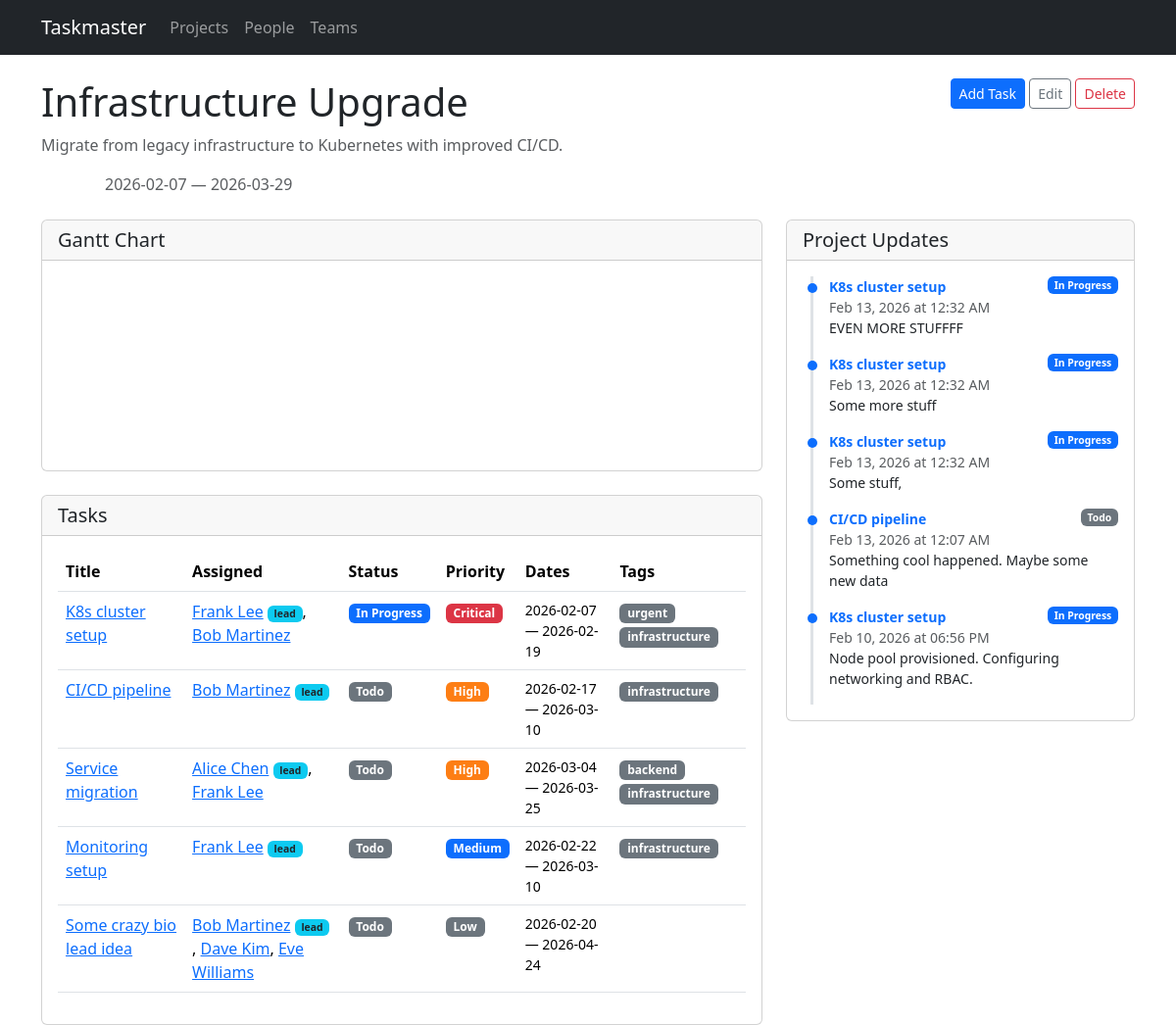
Page /projects/4 on the earlier database version.
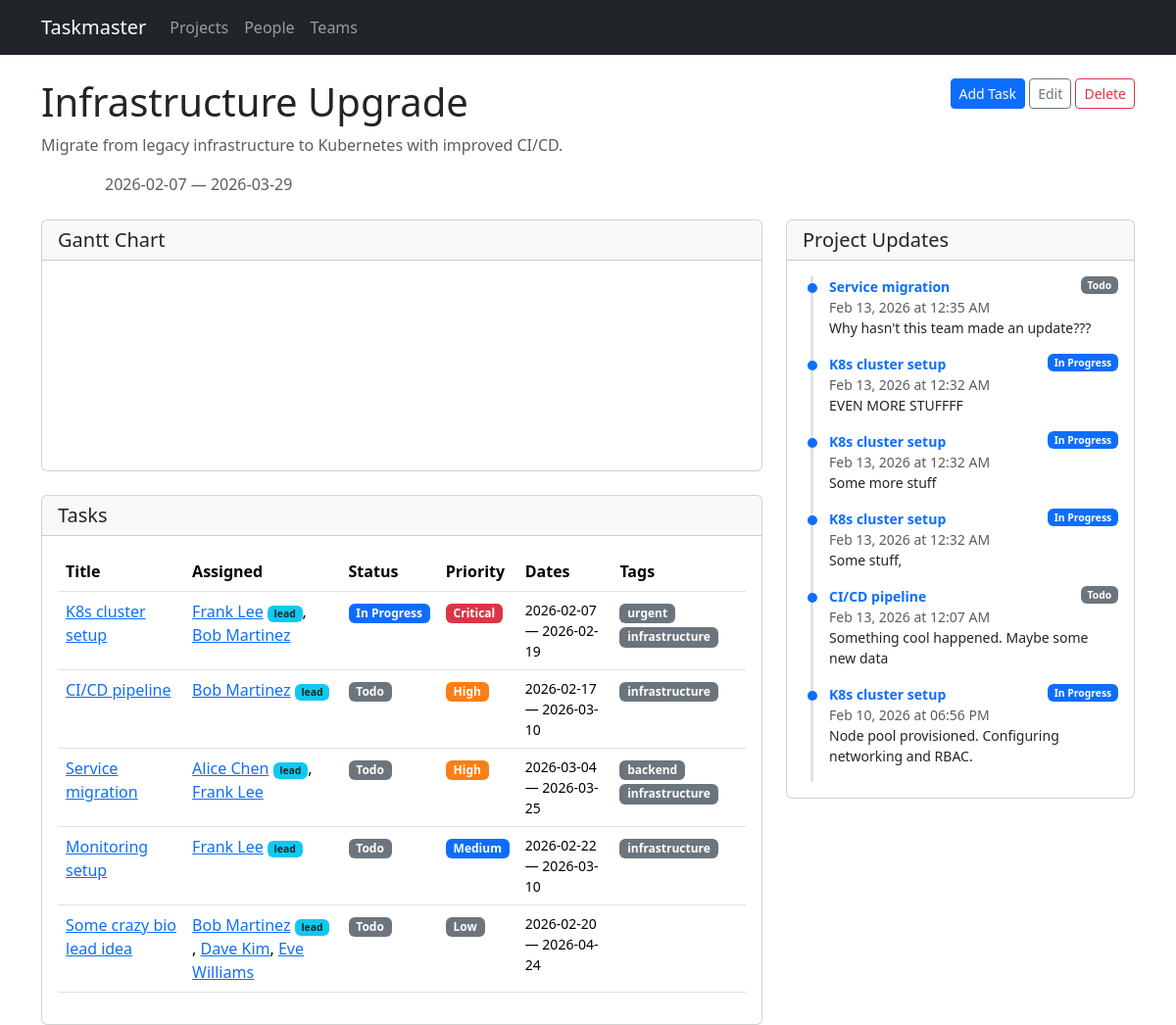
Same page on the later database version.
### models.py (models this page shows, shortened)
class Project(db.Model):
    id = db.Column(db.Integer, primary_key=True)
    name = db.Column(db.String(200), nullable=False)
    description = db.Column(db.Text)
    start_date = db.Column(db.Date)
    end_date = db.Column(db.Date)
    status = db.Column(db.String(20), default='active')  # active, completed, on_hold
    tasks = db.relationship('Task', backref='project', lazy=True, cascade='all, delete-orphan')

class Task(db.Model):
    id = db.Column(db.Integer, primary_key=True)
    title = db.Column(db.String(200), nullable=False)
    description = db.Column(db.Text)
    project_id = db.Column(db.Integer, db.ForeignKey('project.id'), nullable=False)
    start_date = db.Column(db.Date, nullable=False)
    end_date = db.Column(db.Date, nullable=False)
    status = db.Column(db.String(20), default='todo')  # todo, in_progress, done
    priority = db.Column(db.String(20), default='medium')  # low, medium, high, critical
    assignments = db.relationship('TaskAssignment', backref='task', lazy=True,
                                   cascade='all, delete-orphan')
    tags = db.relationship('Tag', secondary=task_tags, backref=db.backref('tasks', lazy=True))
    status_updates = db.relationship('StatusUpdate', backref='task', lazy=True,
                                     order_by='StatusUpdate.created_at.desc()',
                                     cascade='all, delete-orphan')
    dependencies = db.relationship(
        'Task',
        secondary='task_dependency',
        primaryjoin='Task.id == TaskDependency.task_id',
        secondaryjoin='Task.id == TaskDependency.depends_on_id',
        backref=db.backref('dependents', lazy=True),
        lazy=True,
    )
    @property
    def lead(self):
        for a in self.assignments:
            if a.is_lead:
                return a.person
        return None
    @property
    def assignees(self):
        return [a.person for a in self.assignments]

class Person(db.Model):
    id = db.Column(db.Integer, primary_key=True)
    name = db.Column(db.String(120), nullable=False)
    email = db.Column(db.String(120))
    team_id = db.Column(db.Integer, db.ForeignKey('team.id'))
    assignments = db.relationship('TaskAssignment', backref='person', lazy=True)

class Tag(db.Model):
    id = db.Column(db.Integer, primary_key=True)
    name = db.Column(db.String(50), unique=True, nullable=False)

class StatusUpdate(db.Model):
    id = db.Column(db.Integer, primary_key=True)
    task_id = db.Column(db.Integer, db.ForeignKey('task.id'), nullable=False)
    content = db.Column(db.Text, nullable=False)
    created_at = db.Column(db.DateTime, default=datetime.utcnow)

### routes/projects.py (the view)
@bp.route('/projects/<int:id>')
def detail(id):
    project = Project.query.get_or_404(id)
    task_ids = [t.id for t in project.tasks]
    all_updates = StatusUpdate.query.filter(
        StatusUpdate.task_id.in_(task_ids)
    ).order_by(StatusUpdate.created_at.desc()).all() if task_ids else []
    return render_template('projects/detail.html', project=project,
                           all_updates=all_updates)

### templates/projects/detail.html (shortened to what this page needs)
{% extends "base.html" %}
{% block content %}
<div class="d-flex justify-content-between align-items-start mb-3">
    <div>
        <h1>{{ project.name }}</h1>
        {% if project.description %}
        <p class="text-muted">{{ project.description }}</p>
        {% endif %}
        <div class="mb-2">
            <span class="badge badge-{{ project.status }}">{{ project.status | replace('_', ' ') | title }}</span>
            {% if project.start_date %}<span class="text-muted ms-2">{{ project.start_date }}</span>{% endif %}
            {% if project.end_date %}<span class="text-muted"> &mdash; {{ project.end_date }}</span>{% endif %}
        </div>
    </div>
    <div>
        <a href="{{ url_for('tasks.new_task', project_id=project.id) }}" class="btn btn-primary btn-sm">Add Task</a>
        <a href="{{ url_for('projects.edit_project', id=project.id) }}" class="btn btn-outline-secondary btn-sm">Edit</a>
        <form method="post" action="{{ url_for('projects.delete_project', id=project.id) }}" class="d-inline"
              onsubmit="return confirm('Delete this project and all its tasks?')">
            <button type="submit" class="btn btn-outline-danger btn-sm">Delete</button>
        </form>
    </div>
</div>
<div class="row g-4">
<div class="col-lg-8">
    {% if project.tasks %}
    <div class="card mb-4">
        <div class="card-header">
            <h5 class="mb-0">Gantt Chart</h5>
        </div>
        <div class="card-body gantt-container">
            <svg id="gantt"></svg>
        </div>
    </div>
    <div class="card">
        <div class="card-header"><h5 class="mb-0">Tasks</h5></div>
        <div class="card-body">
            <div class="table-responsive">
                <table class="table table-hover">
                    <thead>
                        <tr>
                            <th>Title</th>
                            <th>Assigned</th>
                            <th>Status</th>
                            <th>Priority</th>
                            <th>Dates</th>
                            <th>Tags</th>
                        </tr>
                    </thead>
                    <tbody>
                        {% for task in project.tasks %}
                        <tr>
                            <td><a href="{{ url_for('tasks.detail', id=task.id) }}">{{ task.title }}</a></td>
                            <td>
                                {% if task.assignees %}
                                    {% for person in task.assignees %}
                                    <a href="{{ url_for('people.detail', id=person.id) }}">{{ person.name }}</a>{% if task.lead and person.id == task.lead.id %} <span class="badge bg-info text-dark" style="font-size:0.65em">lead</span>{% endif %}{% if not loop.last %}, {% endif %}
                                    {% endfor %}
                                {% else %}
                                <span class="text-muted">Unassigned</span>
                                {% endif %}
                            </td>
                            <td><span class="badge badge-{{ task.status }}">{{ task.status | replace('_', ' ') | title }}</span></td>
                            <td><span class="badge badge-{{ task.priority }}">{{ task.priority | title }}</span></td>
                            <td class="small">{{ task.start_date }} &mdash; {{ task.end_date }}</td>
                            <td>
                                {% for tag in task.tags %}
                                <span class="badge bg-secondary">{{ tag.name }}</span>
                                {% endfor %}
                            </td>
                        </tr>
                        {% endfor %}
                    </tbody>
                </table>
            </div>
        </div>
    </div>
    {% else %}
    <div class="text-center py-5">
        <p class="text-muted">No tasks yet.</p>
        <a href="{{ url_for('tasks.new_task', project_id=project.id) }}" class="btn btn-primary">Add the first task</a>
    </div>
    {% endif %}
</div>
<div class="col-lg-4">
    <div class="card" style="position: sticky; top: 1rem;">
        <div class="card-header"><h5 class="mb-0">Project Updates</h5></div>
        <div class="card-body" style="max-height: 80vh; overflow-y: auto;">
            {% if all_updates %}
            <div class="status-timeline">
                {% for update in all_updates %}
                <div class="update-item">
                    <div class="d-flex justify-content-between align-items-start">
                        <a href="{{ url_for('tasks.detail', id=update.task.id) }}" class="fw-semibold small text-decoration-none">{{ update.task.title }}</a>
                        <span class="badge badge-{{ update.task.status }}" style="font-size:0.65em">{{ update.task.status | replace('_', ' ') | title }}</span>
                    </div>
                    <div class="text-muted small">{{ update.created_at.strftime('%b %d, %Y at %I:%M %p') }}</div>
                    <div class="small">{{ update.content }}</div>
                </div>
                {% endfor %}
            </div>
            {% else %}
            <p class="text-muted mb-0 small">No updates yet. Add status updates from individual task pages.</p>
            {% endif %}
        </div>
    </div>
</div>
</div>
{% endblock %}

### templates/base.html (shortened to what this page needs)
<!DOCTYPE html>
<html lang="en">
<head>
    <link href="https://cdn.jsdelivr.net/npm/bootstrap@5.3.3/dist/css/bootstrap.min.css" rel="stylesheet">
    <link rel="stylesheet" href="https://cdn.jsdelivr.net/npm/frappe-gantt@0.6.1/dist/frappe-gantt.min.css">
    <link rel="stylesheet" href="{{ url_for('static', filename='style.css') }}">
</head>
<body>
    <nav class="navbar navbar-expand-lg navbar-dark bg-dark">
        <div class="container">
            <a class="navbar-brand" href="{{ url_for('index') }}">Taskmaster</a>
            <div class="collapse navbar-collapse" id="navbarNav">
                <ul class="navbar-nav">
                    <li class="nav-item">
                        <a class="nav-link" href="{{ url_for('projects.list_projects') }}">Projects</a>
                    </li>
                    <li class="nav-item">
                        <a class="nav-link" href="{{ url_for('people.list_people') }}">People</a>
                    </li>
                    <li class="nav-item">
                        <a class="nav-link" href="{{ url_for('teams.list_teams') }}">Teams</a>
                    </li>
                </ul>
            </div>
        </div>
    </nav>
    <main class="container mt-4">
        {% block content %}{% endblock %}
    </main>
</body>
</html>

### static/style.css (style rules this page uses)
.badge-low { background-color: #6c757d; }
.badge-medium { background-color: #0d6efd; }
.badge-high { background-color: #fd7e14; }
.badge-critical { background-color: #dc3545; }
.badge-todo { background-color: #6c757d; }
.badge-in_progress { background-color: #0d6efd; }
.status-timeline { border-left: 3px solid #dee2e6; padding-left: 1rem; margin-left: 0.5rem; }
.status-timeline .update-item { position: relative; padding-bottom: 1rem; }
.status-timeline .update-item::before { content: ''; position: absolute; left: -1.35rem; top: 0.4rem; width: 10px; height: 10px; border-radius: 50%; background: #0d6efd; }
.gantt-container { overflow-x: auto; margin: 1rem 0; }

Differences in the rows shown:
added StatusUpdate: task "Service migration", task.status "Todo", created_at "Feb 13, 2026 at 12:35 AM", content "Why hasn't this team made an update???"
